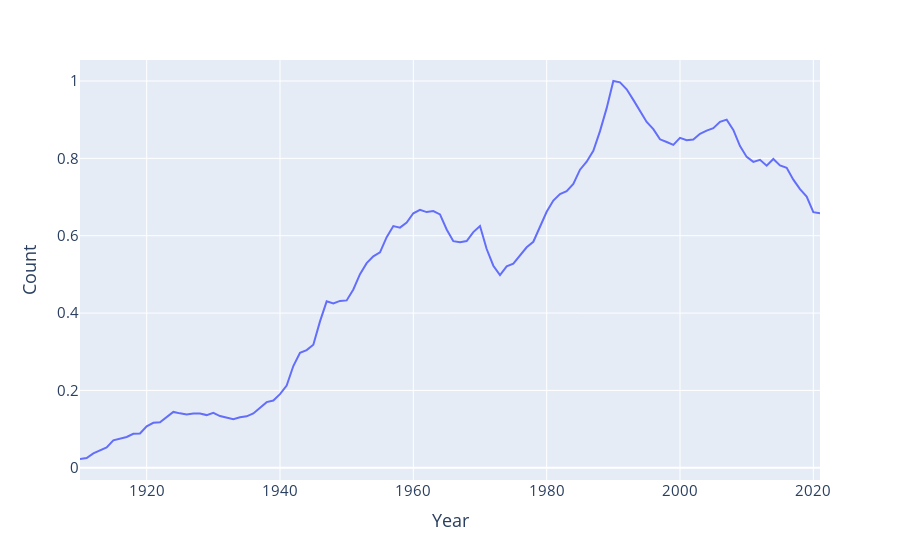

The code cell stored with this chart in its notebook:
### Code cell
fig = px.line(relative_births, y = "Count")
fig.update_layout(font_size = 15)
